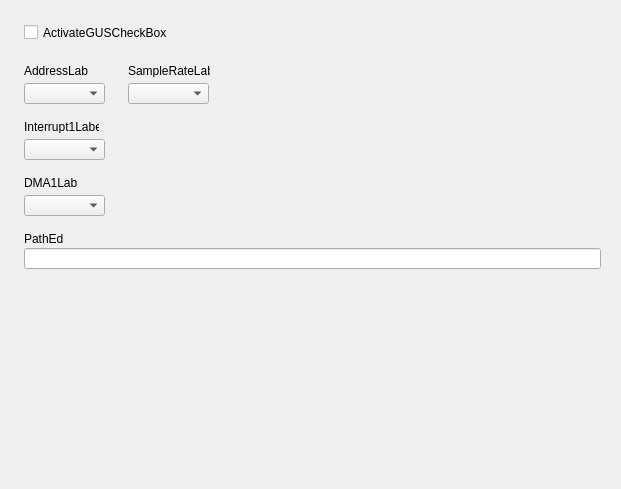
<?xml version="1.0" encoding="UTF-8"?>
<ui version="4.0">
  <class>ModernProfileEditorGUSFrame</class>
  <widget class="QWidget" name="ModernProfileEditorGUSFrame">
    <property name="geometry"><rect><x>0</x><y>0</y><width>621</width><height>489</height></rect></property>
    <property name="vclDesignWidth" stdset="0"><number>621</number></property>
    <property name="vclDesignHeight" stdset="0"><number>489</number></property>
    <widget class="QLabel" name="AddressLabel">
      <property name="geometry"><rect><x>24</x><y>64</y><width>64</width><height>13</height></rect></property>
      <property name="text"><string>AddressLabel</string></property>
      <property name="textFormat"><enum>Qt::PlainText</enum></property>
      <property name="alignment"><set>Qt::AlignLeft|Qt::AlignTop</set></property>
      <property name="vclAutoSize" stdset="0"><bool>true</bool></property>
    </widget>
    <widget class="QLabel" name="SampleRateLabel">
      <property name="geometry"><rect><x>128</x><y>64</y><width>82</width><height>13</height></rect></property>
      <property name="text"><string>SampleRateLabel</string></property>
      <property name="textFormat"><enum>Qt::PlainText</enum></property>
      <property name="alignment"><set>Qt::AlignLeft|Qt::AlignTop</set></property>
      <property name="vclAutoSize" stdset="0"><bool>true</bool></property>
    </widget>
    <widget class="QLabel" name="Interrupt1Label">
      <property name="geometry"><rect><x>24</x><y>120</y><width>75</width><height>13</height></rect></property>
      <property name="text"><string>Interrupt1Label</string></property>
      <property name="textFormat"><enum>Qt::PlainText</enum></property>
      <property name="alignment"><set>Qt::AlignLeft|Qt::AlignTop</set></property>
      <property name="vclAutoSize" stdset="0"><bool>true</bool></property>
    </widget>
    <widget class="QLabel" name="DMA1Label">
      <property name="geometry"><rect><x>24</x><y>176</y><width>53</width><height>13</height></rect></property>
      <property name="text"><string>DMA1Label</string></property>
      <property name="textFormat"><enum>Qt::PlainText</enum></property>
      <property name="alignment"><set>Qt::AlignLeft|Qt::AlignTop</set></property>
      <property name="vclAutoSize" stdset="0"><bool>true</bool></property>
    </widget>
    <widget class="QCheckBox" name="ActivateGUSCheckBox">
      <property name="geometry"><rect><x>24</x><y>24</y><width>569</width><height>17</height></rect></property>
      <property name="vclAnchors" stdset="0"><string notr="true">akLeft,akTop,akRight</string></property>
      <property name="text"><string>ActivateGUSCheckBox</string></property>
    </widget>
    <widget class="QComboBox" name="AddressComboBox">
      <property name="geometry"><rect><x>24</x><y>83</y><width>81</width><height>21</height></rect></property>
      <property name="editable"><bool>false</bool></property>
      <property name="maxVisibleItems"><number>8</number></property>
    </widget>
    <widget class="QComboBox" name="SampleRateComboBox">
      <property name="geometry"><rect><x>128</x><y>83</y><width>81</width><height>21</height></rect></property>
      <property name="editable"><bool>false</bool></property>
      <property name="maxVisibleItems"><number>8</number></property>
    </widget>
    <widget class="QComboBox" name="Interrupt1ComboBox">
      <property name="geometry"><rect><x>24</x><y>139</y><width>81</width><height>21</height></rect></property>
      <property name="editable"><bool>false</bool></property>
      <property name="maxVisibleItems"><number>8</number></property>
    </widget>
    <widget class="QComboBox" name="DMA1ComboBox">
      <property name="geometry"><rect><x>24</x><y>195</y><width>81</width><height>21</height></rect></property>
      <property name="editable"><bool>false</bool></property>
      <property name="maxVisibleItems"><number>8</number></property>
    </widget>
    <widget class="QLineEdit" name="PathEdit">
      <property name="geometry"><rect><x>24</x><y>248</y><width>577</width><height>21</height></rect></property>
      <property name="vclAnchors" stdset="0"><string notr="true">akLeft,akTop,akRight</string></property>
    </widget>
    <widget class="QLabel" name="PathEdit_EditLabel">
      <property name="geometry"><rect><x>24</x><y>232</y><width>40</width><height>13</height></rect></property>
      <property name="text"><string>PathEdit</string></property>
      <property name="textFormat"><enum>Qt::PlainText</enum></property>
      <property name="vclAutoSize" stdset="0"><bool>true</bool></property>
      <property name="vclFocusControl" stdset="0"><string notr="true">PathEdit</string></property>
      <property name="vclLabeledEditOf" stdset="0"><string notr="true">PathEdit</string></property>
    </widget>
  </widget>
  <tabstops>
    <tabstop>ActivateGUSCheckBox</tabstop>
    <tabstop>AddressComboBox</tabstop>
    <tabstop>SampleRateComboBox</tabstop>
    <tabstop>Interrupt1ComboBox</tabstop>
    <tabstop>DMA1ComboBox</tabstop>
    <tabstop>PathEdit</tabstop>
  </tabstops>
  <resources><include location="../../resources/dfend.qrc"/></resources>
  <connections/>
</ui>
